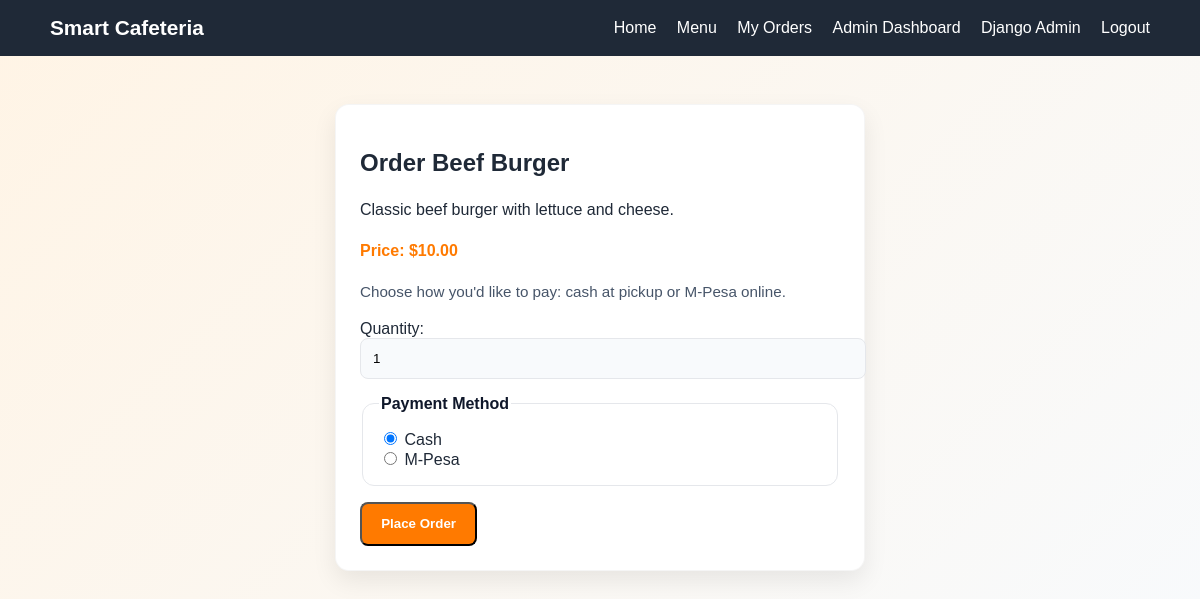
The page /order/2/ (signed in) on the database its author committed.
### cafeteria/models.py (models this page shows, shortened)
class MenuItem(models.Model):
    name = models.CharField(max_length=120)
    description = models.TextField()
    price = models.DecimalField(max_digits=6, decimal_places=2)
    is_available = models.BooleanField(default=True)

### cafeteria/views.py (the view)
# urls.py: path("order/<int:pk>/", views.order_food, name="order_food"),
@login_required
def order_food(request, pk):
    item = get_object_or_404(MenuItem, pk=pk)
    if request.method == "POST":
        form = OrderQuantityForm(request.POST)
        if form.is_valid():
            quantity = form.cleaned_data["quantity"]
            payment_method = form.cleaned_data["payment_method"]
            status = "Completed" if payment_method == "Cash" else "Pending"
            Order.objects.create(
                user=request.user,
                item=item,
                quantity=quantity,
                payment_method=payment_method,
                status=status,
            )
            if payment_method == "Cash":
                messages.success(request, "Cash payment selected — order completed successfully.")
            else:
                messages.success(request, "Order placed. Use M-Pesa on the orders page to pay.")
            return redirect("orders")
    else:
        form = OrderQuantityForm()
    return render(request, "order.html", {"item": item, "form": form})

### cafeteria/forms.py
class OrderQuantityForm(forms.Form):
    quantity = forms.IntegerField(min_value=1, initial=1)
    payment_method = forms.ChoiceField(
        choices=[("Cash", "Cash"), ("Mpesa", "M-Pesa")],
        widget=forms.RadioSelect,
        initial="Cash",
    )

### templates/order.html (shortened to what this page needs)
{% extends 'base.html' %}
{% block content %}
<div class="card auth-card">
    <h2>Order {{ item.name }}</h2>
    <p>{{ item.description }}</p>
    <div class="order-summary">
        <p class="price">Price: ${{ item.price }}</p>
        <p class="meta-text">Choose how you'd like to pay: cash at pickup or M-Pesa online.</p>
    </div>
    <form method="post">
        <div class="form-row">
            {{ form.quantity.label_tag }}
            {{ form.quantity }}
        </div>
        <fieldset class="form-row">
            <legend>Payment Method</legend>
            {{ form.payment_method }}
        </fieldset>
        <button class="btn btn-primary" type="submit">Place Order</button>
    </form>
</div>
{% endblock %}

### static/css/style.css (style rules this page uses)
:root { --primary: #ff7a00; --secondary: #1f2937; --bg: #f8fafc; --card: #ffffff; }
body { margin: 0; font-family: Arial, sans-serif; background: linear-gradient(135deg, #fff4e5, var(--bg)); color: var(--secondary); }
.auth-card { background: rgba(255,255,255,0.85); backdrop-filter: blur(6px); border: 1px solid rgba(0,0,0,0.04); }
.hero-text, .feature-box p, .card p { line-height: 1.6; }
.btn { display: inline-block; padding: 0.8rem 1.2rem; border-radius: 8px; text-decoration: none; font-weight: bold; }
.btn-primary { background: var(--primary); color: white; }
.hero-card, .card, .feature-box { background: var(--card); padding: 1.5rem; border-radius: 14px; box-shadow: 0 10px 25px rgba(0,0,0,0.08); }
.price { font-weight: bold; color: var(--primary); }
.auth-card { max-width: 480px; margin: 3rem auto; }
.meta-text { color: #475569; margin-top: 0.25rem; font-size: 0.95rem; }
.form-row { margin-bottom: 1rem; }
input[type="number"], .form-row select, .form-row input[type="text"] { width: 100%; padding: 0.75rem; border-radius: 8px; border: 1px solid #e5e7eb; background: #f8fafc; }
fieldset { border: 1px solid #e5e7eb; border-radius: 12px; padding: 1rem; background: #fff; }
fieldset legend { font-weight: bold; color: #0f172a; }

### rows shown on the page
MenuItem: name "Beef Burger", description "Classic beef burger with lettuce and cheese.", price "10.00"
